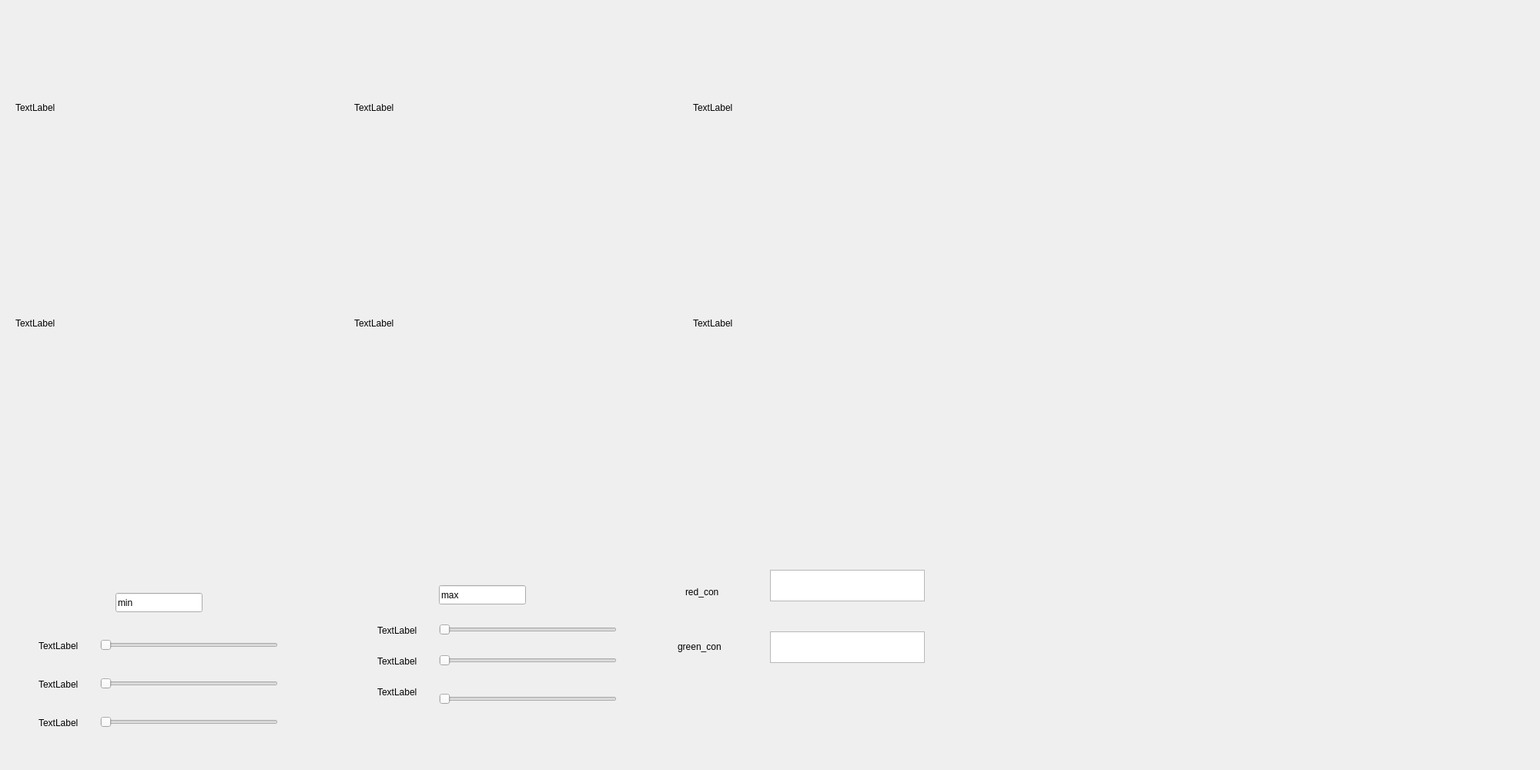
<?xml version="1.0" encoding="UTF-8"?>
<ui version="4.0">
 <class>MainWindowDesign</class>
 <widget class="QMainWindow" name="MainWindowDesign">
  <property name="geometry">
   <rect>
    <x>0</x>
    <y>0</y>
    <width>2000</width>
    <height>1000</height>
   </rect>
  </property>
  <property name="windowTitle">
   <string>QRosApp</string>
  </property>
  <property name="windowIcon">
   <iconset resource="../resources/images.qrc">
    <normaloff>:/images/icon.png</normaloff>:/images/icon.png</iconset>
  </property>
  <property name="locale">
   <locale language="English" country="Australia"/>
  </property>
  <widget class="QWidget" name="centralwidget">
   <widget class="QLabel" name="label">
    <property name="geometry">
     <rect>
      <x>20</x>
      <y>20</y>
      <width>320</width>
      <height>240</height>
     </rect>
    </property>
    <property name="text">
     <string>TextLabel</string>
    </property>
   </widget>
   <widget class="QLabel" name="label_2">
    <property name="geometry">
     <rect>
      <x>460</x>
      <y>20</y>
      <width>320</width>
      <height>240</height>
     </rect>
    </property>
    <property name="text">
     <string>TextLabel</string>
    </property>
   </widget>
   <widget class="QSlider" name="horizontalSlider">
    <property name="geometry">
     <rect>
      <x>130</x>
      <y>830</y>
      <width>231</width>
      <height>16</height>
     </rect>
    </property>
    <property name="maximum">
     <number>255</number>
    </property>
    <property name="orientation">
     <enum>Qt::Horizontal</enum>
    </property>
   </widget>
   <widget class="QSlider" name="horizontalSlider_2">
    <property name="geometry">
     <rect>
      <x>130</x>
      <y>880</y>
      <width>231</width>
      <height>16</height>
     </rect>
    </property>
    <property name="maximum">
     <number>255</number>
    </property>
    <property name="orientation">
     <enum>Qt::Horizontal</enum>
    </property>
   </widget>
   <widget class="QSlider" name="horizontalSlider_3">
    <property name="geometry">
     <rect>
      <x>130</x>
      <y>930</y>
      <width>231</width>
      <height>16</height>
     </rect>
    </property>
    <property name="maximum">
     <number>255</number>
    </property>
    <property name="orientation">
     <enum>Qt::Horizontal</enum>
    </property>
   </widget>
   <widget class="QSlider" name="horizontalSlider_4">
    <property name="geometry">
     <rect>
      <x>570</x>
      <y>810</y>
      <width>231</width>
      <height>16</height>
     </rect>
    </property>
    <property name="maximum">
     <number>255</number>
    </property>
    <property name="orientation">
     <enum>Qt::Horizontal</enum>
    </property>
   </widget>
   <widget class="QSlider" name="horizontalSlider_5">
    <property name="geometry">
     <rect>
      <x>570</x>
      <y>850</y>
      <width>231</width>
      <height>16</height>
     </rect>
    </property>
    <property name="maximum">
     <number>255</number>
    </property>
    <property name="orientation">
     <enum>Qt::Horizontal</enum>
    </property>
   </widget>
   <widget class="QSlider" name="horizontalSlider_6">
    <property name="geometry">
     <rect>
      <x>570</x>
      <y>900</y>
      <width>231</width>
      <height>16</height>
     </rect>
    </property>
    <property name="maximum">
     <number>255</number>
    </property>
    <property name="orientation">
     <enum>Qt::Horizontal</enum>
    </property>
   </widget>
   <widget class="QLineEdit" name="lineEdit">
    <property name="geometry">
     <rect>
      <x>150</x>
      <y>770</y>
      <width>113</width>
      <height>25</height>
     </rect>
    </property>
    <property name="text">
     <string>min</string>
    </property>
   </widget>
   <widget class="QLineEdit" name="lineEdit_2">
    <property name="geometry">
     <rect>
      <x>570</x>
      <y>760</y>
      <width>113</width>
      <height>25</height>
     </rect>
    </property>
    <property name="text">
     <string>max</string>
    </property>
   </widget>
   <widget class="QLabel" name="label_3">
    <property name="geometry">
     <rect>
      <x>900</x>
      <y>20</y>
      <width>320</width>
      <height>240</height>
     </rect>
    </property>
    <property name="text">
     <string>TextLabel</string>
    </property>
   </widget>
   <widget class="QLabel" name="label_4">
    <property name="geometry">
     <rect>
      <x>20</x>
      <y>300</y>
      <width>320</width>
      <height>240</height>
     </rect>
    </property>
    <property name="text">
     <string>TextLabel</string>
    </property>
   </widget>
   <widget class="QLabel" name="label_5">
    <property name="geometry">
     <rect>
      <x>460</x>
      <y>300</y>
      <width>320</width>
      <height>240</height>
     </rect>
    </property>
    <property name="text">
     <string>TextLabel</string>
    </property>
   </widget>
   <widget class="QLabel" name="label_6">
    <property name="geometry">
     <rect>
      <x>900</x>
      <y>300</y>
      <width>320</width>
      <height>240</height>
     </rect>
    </property>
    <property name="text">
     <string>TextLabel</string>
    </property>
   </widget>
   <widget class="QTextEdit" name="textEdit">
    <property name="geometry">
     <rect>
      <x>1000</x>
      <y>820</y>
      <width>201</width>
      <height>41</height>
     </rect>
    </property>
   </widget>
   <widget class="QTextEdit" name="textEdit_2">
    <property name="geometry">
     <rect>
      <x>1000</x>
      <y>740</y>
      <width>201</width>
      <height>41</height>
     </rect>
    </property>
   </widget>
   <widget class="QLabel" name="label_7">
    <property name="geometry">
     <rect>
      <x>890</x>
      <y>760</y>
      <width>67</width>
      <height>17</height>
     </rect>
    </property>
    <property name="text">
     <string>red_con</string>
    </property>
   </widget>
   <widget class="QLabel" name="label_8">
    <property name="geometry">
     <rect>
      <x>880</x>
      <y>830</y>
      <width>81</width>
      <height>20</height>
     </rect>
    </property>
    <property name="text">
     <string>green_con</string>
    </property>
   </widget>
   <widget class="QLabel" name="lab_1">
    <property name="geometry">
     <rect>
      <x>50</x>
      <y>830</y>
      <width>67</width>
      <height>17</height>
     </rect>
    </property>
    <property name="text">
     <string>TextLabel</string>
    </property>
   </widget>
   <widget class="QLabel" name="lab_2">
    <property name="geometry">
     <rect>
      <x>50</x>
      <y>880</y>
      <width>67</width>
      <height>17</height>
     </rect>
    </property>
    <property name="text">
     <string>TextLabel</string>
    </property>
   </widget>
   <widget class="QLabel" name="lab_3">
    <property name="geometry">
     <rect>
      <x>50</x>
      <y>930</y>
      <width>67</width>
      <height>17</height>
     </rect>
    </property>
    <property name="text">
     <string>TextLabel</string>
    </property>
   </widget>
   <widget class="QLabel" name="lab_4">
    <property name="geometry">
     <rect>
      <x>490</x>
      <y>810</y>
      <width>67</width>
      <height>17</height>
     </rect>
    </property>
    <property name="text">
     <string>TextLabel</string>
    </property>
   </widget>
   <widget class="QLabel" name="lab_5">
    <property name="geometry">
     <rect>
      <x>490</x>
      <y>850</y>
      <width>67</width>
      <height>17</height>
     </rect>
    </property>
    <property name="text">
     <string>TextLabel</string>
    </property>
   </widget>
   <widget class="QLabel" name="lab_6">
    <property name="geometry">
     <rect>
      <x>490</x>
      <y>890</y>
      <width>67</width>
      <height>17</height>
     </rect>
    </property>
    <property name="text">
     <string>TextLabel</string>
    </property>
   </widget>
  </widget>
  <action name="action_Quit">
   <property name="text">
    <string>&amp;Quit</string>
   </property>
   <property name="shortcut">
    <string>Ctrl+Q</string>
   </property>
   <property name="shortcutContext">
    <enum>Qt::ApplicationShortcut</enum>
   </property>
  </action>
  <action name="action_Preferences">
   <property name="text">
    <string>&amp;Preferences</string>
   </property>
  </action>
  <action name="actionAbout">
   <property name="text">
    <string>&amp;About</string>
   </property>
  </action>
  <action name="actionAbout_Qt">
   <property name="text">
    <string>About &amp;Qt</string>
   </property>
  </action>
 </widget>
 <resources>
  <include location="../resources/images.qrc"/>
 </resources>
 <connections>
  <connection>
   <sender>action_Quit</sender>
   <signal>triggered()</signal>
   <receiver>MainWindowDesign</receiver>
   <slot>close()</slot>
   <hints>
    <hint type="sourcelabel">
     <x>-1</x>
     <y>-1</y>
    </hint>
    <hint type="destinationlabel">
     <x>399</x>
     <y>299</y>
    </hint>
   </hints>
  </connection>
 </connections>
</ui>
